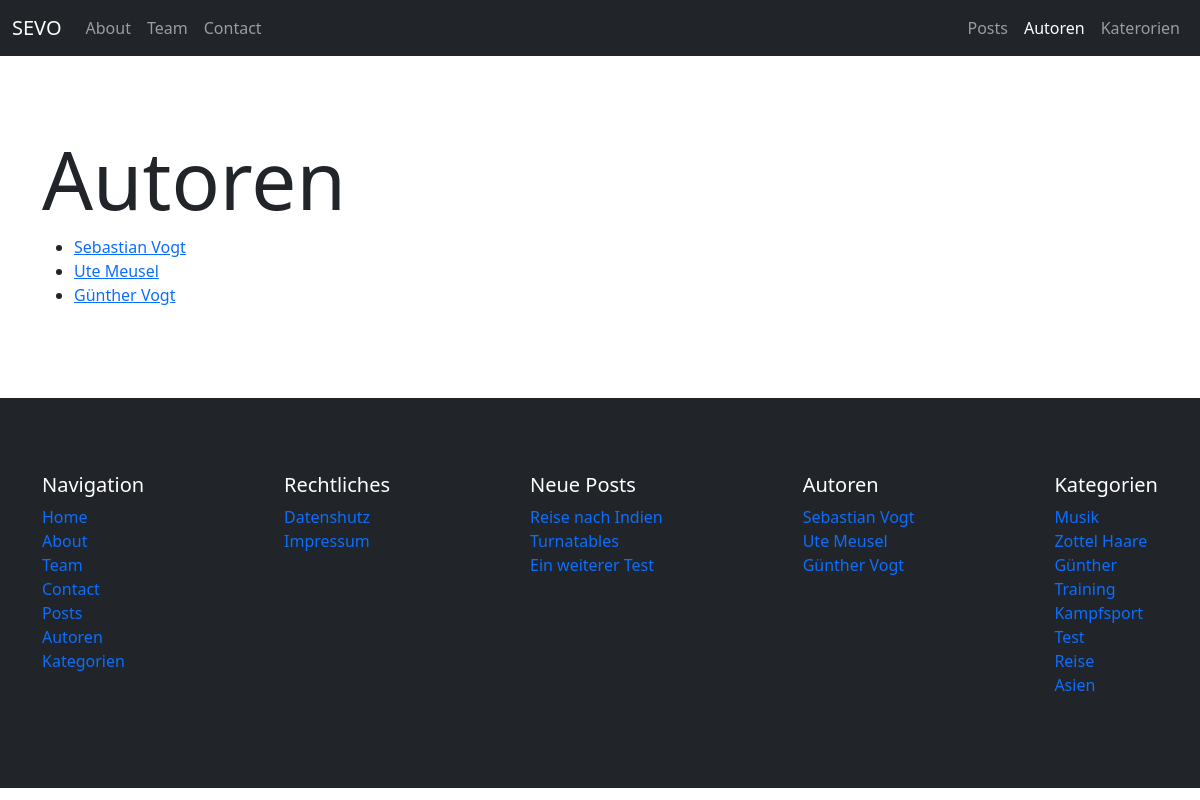
Page /author/ on the committed database.
### pages/models.py (models this page shows, shortened)
class Page(models.Model):
    class Templates(models.TextChoices):
        FULL_WIDTH = "Fullwidth"
        CONTAINER = "Container"
        FULL_WIDTH_WITH_HEADER = "Fullwidth with header"
        CONTAINER_WITH_HEADER = "Container with header"
    title = models.CharField(max_length=255)
    slug = models.SlugField(unique=True, blank=True)
    index = models.IntegerField(default=1)
    content = tinymce_models.HTMLField()
    featured_image = models.ForeignKey(Image, on_delete=models.SET_NULL, null=True, blank=True)
    published = models.BooleanField(default=True)
    is_home = models.BooleanField(default=False)
    template = models.CharField(max_length=100, choices=Templates.choices, default=Templates.CONTAINER)
    created_at = models.DateTimeField(auto_now_add=True)
    updated_at = models.DateTimeField(auto_now=True)

### author/models.py (models this page shows, shortened)
class Author(models.Model):
    firstname = models.CharField(max_length=100)
    lastname = models.CharField(max_length=100)
    nickname = models.CharField(max_length=100, blank=True)
    email = models.EmailField(null=True)
    slug = models.SlugField(unique=True, default="")
    def get_fullname(self):
        return f"{self.firstname} {self.lastname}"

### blog/models.py (models this page shows, shortened)
class Post(models.Model):
    author = models.ForeignKey(Author, on_delete=models.SET_NULL, null=True)
    title = models.CharField(max_length=255)
    slug = models.SlugField(unique=True)
    categories = models.ManyToManyField(Category, blank=True)
    content = tinymce_models.HTMLField()
    excerpt = models.TextField(max_length=255, blank=True)
    featured_image = models.ForeignKey(Image, on_delete=models.SET_NULL, blank=True, null=True)
    published = models.BooleanField(default=True)
    is_featured = models.BooleanField(default=False)
    allow_comments = models.BooleanField(default=False)
    created_at = models.DateTimeField(auto_now_add=True)
    updated_at = models.DateTimeField(auto_now=True)

class Category(models.Model):
    name = models.CharField(max_length=100, unique=True, db_index=True)
    slug = models.SlugField(unique=True, default="")
    class Meta:
        verbose_name_plural = "Categories"

### author/views.py (the view)
# urls.py: path("", views.index, name="author-index"),
def index(request):
        authors = models.Author.objects.all()
        return render(request, "author/index.html", {
        "title": "Autoren",
        "authors": authors
    })

### utils/context_processors.py (called while the page is built)
def menus_context(request):
    menu_main = Menu.objects.get(name="Main")
    menu_meta = Menu.objects.get(name="Meta")
    pages_main = menu_main.pages.filter(published=True).order_by("index")
    pages_meta = menu_meta.pages.filter(published=True).order_by("index")
    categories = Category.objects.all()
    authors = Author.objects.all()
    latest_posts = Post.objects.filter(published=True).order_by("-created_at")[:3]
    return {
        "pages_main": pages_main,
        "pages_meta": pages_meta,
        "categories": categories,
        "authors": authors,
        "latest_posts": latest_posts
    }

### author/templates/author/index.html (shortened to what this page needs)
{% extends "base.html" %}
{% block content %}
    <div class="container section-padding">
        <h1 class="display-1">{{ title|title }}</h1>
        {% if authors %}
            <ul>
                {% for author in authors %}
                    <li>
                        <a href="{% url "author-single-slug" slug=author.slug %}">{{ author.get_fullname }}</a>
                    </li>
                {% endfor %}
            </ul>
        {% else %}
            <p>Keine Autoren vorhanden</p>
        {% endif %}
    </div>
{% endblock %}

### templates/partials/_navbar.html (shortened to what this page needs)
<nav class="navbar navbar-expand-lg bg-dark border-body" data-bs-theme="dark">
    <div class="container-fluid">
      <a class="navbar-brand" href="{% url "homepage" %}">SEVO</a>
      <div class="collapse navbar-collapse" id="navbarNav">
        <ul class="navbar-nav me-auto">
            {% for page in pages_main %}
                {% if page.is_home == False %}
                    <li class="nav-item">
                        <a class="nav-link" href="{% url "pages-page-single-slug" slug=page.slug %}">{{ page.title|title }}</a>
                    </li>
                {% endif %}
            {% endfor %}
        </ul>
        <ul class="navbar-nav d-flex">
            <li class="nav-item">
                <a class="nav-link{% if "post" in request.path %} active{% endif %}"{% if "post" in request.path %} aria-current="page"{% endif %} href="{% url "blog-posts" %}">Posts</a>
            </li>
            <li class="nav-item">
                <a class="nav-link{% if "author" in request.path %} active{% endif %}"{% if "author" in request.path %} aria-current="page"{% endif %} href="{% url "author-index" %}">Autoren</a>
            </li>
            <li class="nav-item">
                <a class="nav-link{% if "categor" in request.path %} active{% endif %}"{% if "categor" in request.path %} aria-current="page"{% endif %} href="{% url "blog-categories" %}">Katerorien</a>
            </li>
        </ul>
      </div>
    </div>
  </nav>

### templates/partials/_navigation_main.html
<nav>
    <ul class="list-unstyled">
        {% for page in pages_main %}
            <li><a class="text-decoration-none {% if page.title|lower in request.path or page.is_home and request.path == "/" %}active{% endif %}" href="{% url "pages-page-single-slug" slug=page.slug %}">{{ page.title }}</a></li>
        {% endfor %}
        <li><a class="text-decoration-none" href="{% url "blog-posts" %}">Posts</a></li>
        <li><a class="text-decoration-none" href="{% url "author-index" %}">Autoren</a></li>
        <li><a class="text-decoration-none" href="{% url "blog-categories" %}">Kategorien</a></li>
    </ul>
</nav>

### templates/partials/_navigation_meta.html
<nav>
    <ul class="list-unstyled">
        {% for page in pages_meta %}
            <li><a class="text-decoration-none {% if page.title|lower in request.path or page.is_home and request.path == "/" %}active{% endif %}" href="{% url "pages-page-single-slug" slug=page.slug %}">{{ page.title }}</a></li>
        {% endfor %}
    </ul>
</nav>

### templates/partials/_navigation_latest_posts.html
<nav>
    {% if latest_posts %}
        <ul class="list-unstyled">
            {% for post in latest_posts %}
                <li><a class="text-decoration-none {% if post.slug|lower in request.path %}active{% endif %}" href="{% url "blog-post-slug" slug=post.slug %}">{{ post.title }}</a></li>
            {% endfor %}
        </ul>
    {% else %}
        <p>Keine Posts vorhanden</p>
    {% endif %}
</nav>

### templates/partials/_navigation_authors.html
<nav>
    {% if authors %}
        <ul class="list-unstyled">
            {% for author in authors %}
                <li><a class="text-decoration-none {% if author.name|lower in request.path %}active{% endif %}" href="{% url "author-single-slug" slug=author.slug %}">{{ author.get_fullname }}</a></li>
            {% endfor %}
        </ul>
    {% else %}
        <p>Keine Autoren vorhanden</p>
    {% endif %}
</nav>

### templates/partials/_navigation_categories.html
<nav>
    {% if categories %}
        <ul class="list-unstyled">
            {% for category in categories %}
                <li><a class="text-decoration-none {% if category.name|lower in request.path %}active{% endif %}" href="{% url "blog-category-slug" slug=category.slug %}">{{ category.name }}</a></li>
            {% endfor %}
        </ul>
    {% else %}
        <p>Keine Kategorien vorhanden</p>
    {% endif %}
</nav>

### static/css/style.css (style rules this page uses)
.section-padding { padding-top: 75px; padding-bottom: 75px; }

### rows in the picture
Page: title "About"
Page: title "Team"
Page: title "Contact"
Author: get_fullname "Sebastian Vogt"
Author: get_fullname "Ute Meusel"
Author: get_fullname "Günther Vogt"
Page: title "Home"
Page: title "Datenshutz"
Page: title "Impressum"
Post: title "Reise nach Indien"
Post: title "Turnatables"
Post: title "Ein weiterer Test"
Category: name "Musik"
Category: name "Zottel Haare"
Category: name "Günther"
Category: name "Training"
Category: name "Kampfsport"
Category: name "Test"
Category: name "Reise"
Category: name "Asien"

### other values in the picture
{{ title|title }} "Autoren"
